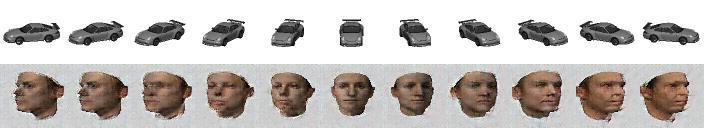
#> input picture DistanceGAN_boosting/images/car_to_face.jpg, 704 x 128 px, given as the content of the folder ../dataset/50kshoes_edges, which was not available
$ python combine_A_and_B.py   (older library calls are emulated)
#> lines starting #> are read from the running program, lines starting #| are printed output that depends on the picture
from pdb import set_trace as st
import os
import numpy as np
import cv2
import argparse

parser = argparse.ArgumentParser('create image pairs')
parser.add_argument('--fold_A', dest='fold_A', help='input directory for image A', type=str, default='../dataset/50kshoes_edges')
parser.add_argument('--fold_B', dest='fold_B', help='input directory for image B', type=str, default='../dataset/50kshoes_jpg')
parser.add_argument('--fold_AB', dest='fold_AB', help='output directory', type=str, default='../dataset/test_AB')
parser.add_argument('--num_imgs', dest='num_imgs', help='number of images',type=int, default=1000000)
parser.add_argument('--use_AB', dest='use_AB', help='if true: (0001_A, 0001_B) to (0001_AB)',action='store_true')
args = parser.parse_args()

for arg in vars(args):
    print(('[%s] = ' % arg,  getattr(args, arg)))

splits = os.listdir(args.fold_A)

for sp in splits:
    img_fold_A = os.path.join(args.fold_A, sp)
    img_fold_B = os.path.join(args.fold_B, sp)
    img_list = os.listdir(img_fold_A)
    if args.use_AB:
        img_list = [img_path for img_path in img_list if '_A.' in img_path]

    num_imgs = min(args.num_imgs, len(img_list))
    print(('split = %s, use %d/%d images' % (sp, num_imgs, len(img_list))))
    img_fold_AB = os.path.join(args.fold_AB, sp)
    if not os.path.isdir(img_fold_AB):
        os.makedirs(img_fold_AB)
    print(('split = %s, number of images = %d' % (sp, num_imgs)))
    for n in range(num_imgs):
        name_A = img_list[n]
        path_A = os.path.join(img_fold_A, name_A)
        if args.use_AB:
            name_B = name_A.replace('_A.', '_B.')
        else:
            name_B = name_A
        path_B = os.path.join(img_fold_B, name_B)
        if os.path.isfile(path_A) and os.path.isfile(path_B):
            name_AB = name_A
            if args.use_AB:
                name_AB = name_AB.replace('_A.', '.') # remove _A
            path_AB = os.path.join(img_fold_AB, name_AB)
            im_A = cv2.imread(path_A, cv2.CV_LOAD_IMAGE_COLOR)
#> im_A is the input picture: shape (128, 704, 3); mean B, G, R 186.3, 189.6, 195
            im_B = cv2.imread(path_B, cv2.CV_LOAD_IMAGE_COLOR)
            im_AB = np.concatenate([im_A, im_B], 1)
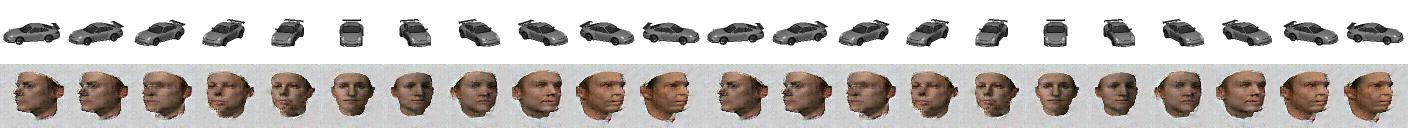
#> im_AB: shape (128, 1408, 3); mean B, G, R 186.3, 189.6, 195
            cv2.imwrite(path_AB, im_AB)

$ run again, on DistanceGAN_boosting/images/handbags_to_shoes.jpg
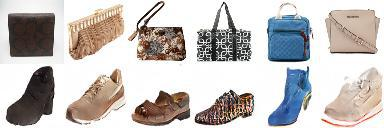
#> input picture DistanceGAN_boosting/images/handbags_to_shoes.jpg, 384 x 128 px, given as the content of the folder ../dataset/50kshoes_edges, which was not available
#> im_A is the input picture: shape (128, 384, 3); mean B, G, R 188.9, 191.5, 196.3
#> `im_AB = np.concatenate([im_A, im_B], 1)`:
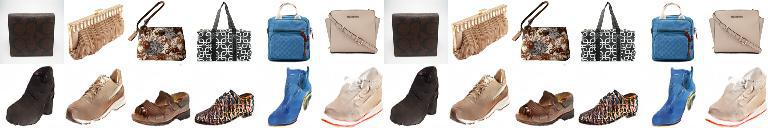
#> im_AB: shape (128, 768, 3); mean B, G, R 188.9, 191.5, 196.3
